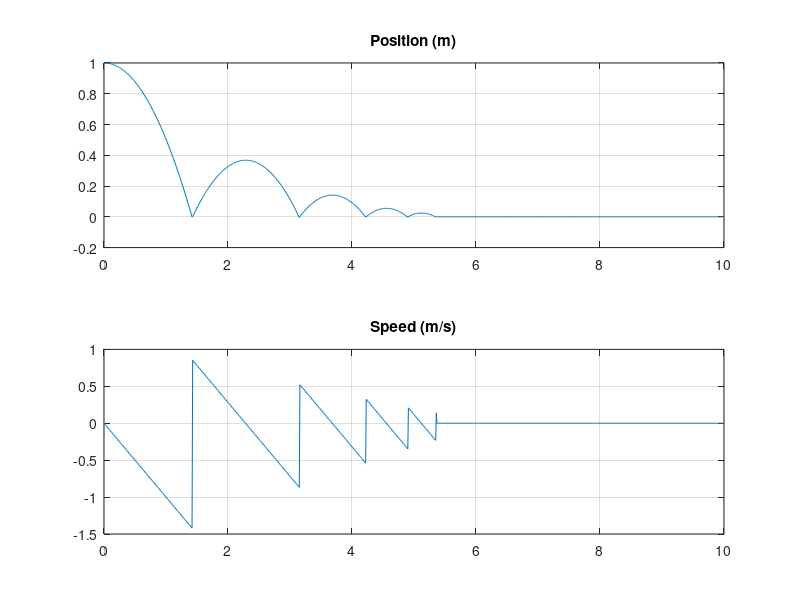

Here is the MATLAB script that generated this plot:
%%%%%%%%%%%%%%%%%%%%%%%%%%%%%%%%%%%%%%%%%%%%%%%%%%%%%%%%%%%%%%%%%%%%%%%%%%%
%                       Description
%%%%%%%%%%%%%%%%%%%%%%%%%%%%%%%%%%%%%%%%%%%%%%%%%%%%%%%%%%%%%%%%%%%%%%%%%%%
% This is to model a moving mass that hits a bumpstop and reflects back
% This model will be augmented with a moving MSD later (complex example)
% The modeling technique is based on "bouncing ball model"
% Link - https://www.mathworks.com/help/simulink/slref/simulation-of-a-bouncing-ball.html
% Modeling technique -
%       resetable integrators with new IC which flipped and scaled down
%       e.g., mass moving at      v = 1 m/s hits a bump (zero-crossing)
%             mass moves at e.g., v = -0.8 m/s in the next instant
% EOMs
%  1. vd  = F / m
%  2. xd  = v
%
% Special treatment needed for chatter
% depending on the system, we can stop chatter by allowing a maximum number
% of zero-crossings
%%%%%%%%%%%%%%%%%%%%%%%%%%%%%%%%%%%%%%%%%%%%%%%%%%%%%%%%%%%%%%%%%%%%%%%%%%%

clear, clc

% param
m_kg    = 1;
e_nd    = 0.6;     % coefficient of restitution
maxNumZeroCrossing = 5;

% ic
v0_mps  = 0;
x0_m    = 1;

% model
A = [0 1;
    0 0];
B = [0; 1/m_kg];

% input
force_N = -1;

% time-stepper (integrator)
dt_s = 0.01;
time_s  = (0 : dt_s : 10)';
x_mixed = [x0_m, v0_mps];
numZeroCrossings = 0;

for iT = 1 : length(time_s) - 1
    % detect chatter and stop
    if numZeroCrossings >= maxNumZeroCrossing
        x_mixed(iT + 1, :) = [0, 0];
    else
        if x_mixed(iT, 1) > 0
            x_mixed(iT + 1, :) = x_mixed(iT, :)' + dt_s * (A * x_mixed(iT, :)' + B * force_N);
        else
            % if the mass is at a negative position that is synonymous with
            % hitting the bumpstop. In that case, reverse the speed and
            % position and scale by the coefficient of restitution
            x_mixed(iT + 1, :) = -e_nd * x_mixed(iT, :);
            % x_mixed(iT + 1, :) = [0, -e_nd * x_mixed(iT, 2)];
        end
    end
    numZeroCrossings = numel(find(x_mixed(1:end-1, 1) .* x_mixed(2:end, 1) < 0)) / 2;
end

figure(1); clf; pause(0.05);
ax1 = subplot(2, 1, 1);
plot(time_s, x_mixed(:, 1)); grid on; title('Position (m)')
ax2 = subplot(2, 1, 2);
plot(time_s, x_mixed(:, 2)); grid on; title('Speed (m/s)')
linkaxes([ax1, ax2], 'x')

